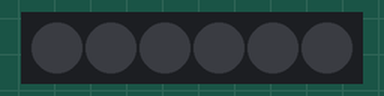
This sketch was run on a simulated Arduino Uno, built with avr-gcc and run on an emulated ATmega328P. Shown: 6 RGB LEDs in strip order, left to right.

Above: at 3.1 s.
At 13.1 s:
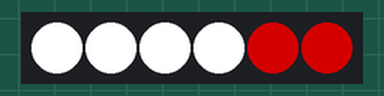
Timing chart, 0 to 129.5 s (numbered marks = the images above):
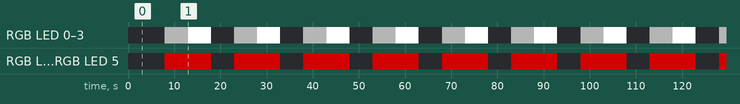

Measured:
- by itself, RGB LED 0–3: repeats every 15.0 s: RGB(255, 255, 255) 5.0 s, off 5.0 s, RGB(64, 64, 64) 5.0 s
- by itself, RGB LED 4, RGB LED 5: alternates RGB(128, 0, 0) for 10.0 s and off for 5.0 s
- by itself, everything shown: repeats every 15.0 s, in 3 steps
- what the display in image 0 shows lasts 5.0 s, from 3.0 s to 8.0 s

The sketch:

RCScale_Lights.ino
```cpp
#include "FastLED.h"

// Definition du n° de fils de commande des LEDs (sortie de l'Arduino)
#define LED_DATA_PIN 3

// Definition des LEDs
enum
{
  LED_AVG_E, // Avant chauche extérieure
  LED_AVG_I, // Avant chauche intérieure
  LED_AVD_I, // Avant droite  intérieure
  LED_AVD_E, // Avant droite  extérieure
  LED_ARD,   // Arriere droite
  LED_ARG,   // Arriere gauche
  LED_TOTAL  // Total du nombre de LEDs (6)
};
CRGB leds[LED_TOTAL];

// Definition des modes de fonctionnement des LEDs (ici pour une voiture RC)
typedef enum
{
  CLIGNOTANTS_SANS,
  CLIGNOTANTS_DROIT,
  CLIGNOTANTS_GAUCHE,
  CLIGNOTANTS_WARNING
}Clignotants_e;
Clignotants_e Clignotants;

typedef enum
{
  FEUX_SANS,
  FEUX_CROISEMENT,
  FEUX_ROUTE,
} Feux_e;
Feux_e Feux;

// Fonction de gestion des Leds de la voiture RC (coeur du programme)
void Maj_Eclairage()
{
  // Etat initial : toutes Leds eteintes
  for(int i=0; i<LED_TOTAL; ++i)
  {
    leds[i] = CRGB::Black;
  }

  // Feux
  if (FEUX_CROISEMENT == Feux)
  {
    leds[LED_AVG_E] = 0x404040; //CRGB::Grey;
    leds[LED_AVG_I] = 0x404040; //CRGB::Grey;
    leds[LED_AVD_I] = 0x404040; //CRGB::Grey;
    leds[LED_AVD_E] = 0x404040; //CRGB::Grey;
    leds[LED_ARD]   = CRGB::Maroon;
    leds[LED_ARG]   = CRGB::Maroon;
  }
  if (FEUX_ROUTE == Feux)
  {
    leds[LED_AVG_E] = CRGB::White;
    leds[LED_AVG_I] = CRGB::White;
    leds[LED_AVD_I] = CRGB::White;
    leds[LED_AVD_E] = CRGB::White;
    leds[LED_ARD]   = CRGB::Maroon;
    leds[LED_ARG]   = CRGB::Maroon;
  }

  // Clignotants


  // Mise à jour finale des Leds
  FastLED.show();
}


// Point d'initalisation du programme (appelé à la mise sous tension de l'Arduino)
void setup()
{
  // Attente de sécurité avant mise à route des LEDs
  // Ce temps sert à confirmer que les alimentions sont stables,
  // et correspond bien à une connexion franche de la batterie
  delay(3000); // 3s

  // Init des LEDs de type "WS2812B"
  FastLED.addLeds<WS2812B, LED_DATA_PIN, GRB>(leds, LED_TOTAL);

  // Init des variables du programe
  Feux = FEUX_SANS;
  Clignotants = CLIGNOTANTS_SANS;
}

// Boucle de traitement périodique (appelé en-boucle jusqu'à l'arrêt de l'Arduino)
void loop()
{
  //
  Feux = FEUX_SANS;
  Clignotants = CLIGNOTANTS_SANS;
  Maj_Eclairage();
  delay(5000);

  //
  Feux = FEUX_CROISEMENT;
  Clignotants = CLIGNOTANTS_SANS;
  Maj_Eclairage();
  delay(5000);

  //
  Feux = FEUX_ROUTE;
  Clignotants = CLIGNOTANTS_SANS;
  Maj_Eclairage();
  delay(5000);

#if 0
  //
  Feux = FEUX_CROISEMENT;
  Clignotants = CLIGNOTANTS_DROIT;
  Maj_Eclairage();
  delay(5000);

  //
  Feux = FEUX_CROISEMENT;
  Clignotants = CLIGNOTANTS_GAUCHE;
  Maj_Eclairage();
  delay(5000);

  //
  Feux = FEUX_CROISEMENT;
  Clignotants = CLIGNOTANTS_WARNING;
  Maj_Eclairage();
  delay(5000);
#endif
}
```
